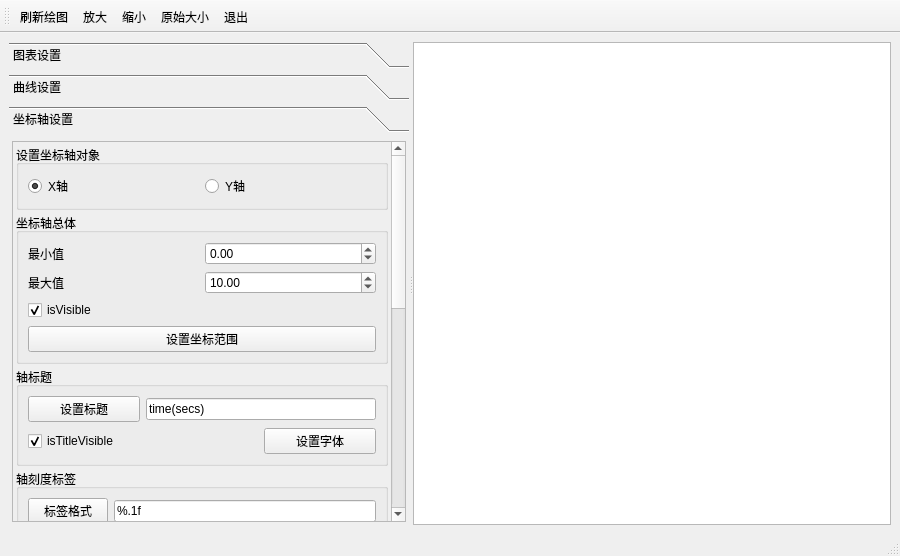
<?xml version="1.0" encoding="UTF-8"?>
<ui version="4.0">
 <class>MainWindow</class>
 <widget class="QMainWindow" name="MainWindow">
  <property name="geometry">
   <rect>
    <x>0</x>
    <y>0</y>
    <width>900</width>
    <height>556</height>
   </rect>
  </property>
  <property name="windowTitle">
   <string>MainWindow</string>
  </property>
  <widget class="QWidget" name="centralwidget">
   <layout class="QHBoxLayout" name="horizontalLayout">
    <item>
     <widget class="QSplitter" name="splitter">
      <property name="orientation">
       <enum>Qt::Horizontal</enum>
      </property>
      <widget class="QToolBox" name="toolBox">
       <property name="minimumSize">
        <size>
         <width>260</width>
         <height>0</height>
        </size>
       </property>
       <property name="maximumSize">
        <size>
         <width>400</width>
         <height>16777215</height>
        </size>
       </property>
       <property name="frameShape">
        <enum>QFrame::NoFrame</enum>
       </property>
       <property name="currentIndex">
        <number>2</number>
       </property>
       <widget class="QWidget" name="page">
        <property name="geometry">
         <rect>
          <x>0</x>
          <y>0</y>
          <width>400</width>
          <height>370</height>
         </rect>
        </property>
        <attribute name="icon">
         <iconset resource="res.qrc">
          <normaloff>:/images/images/3.ico</normaloff>:/images/images/3.ico</iconset>
        </attribute>
        <attribute name="label">
         <string>图表设置</string>
        </attribute>
        <layout class="QVBoxLayout" name="verticalLayout_5">
         <property name="spacing">
          <number>3</number>
         </property>
         <property name="leftMargin">
          <number>3</number>
         </property>
         <property name="topMargin">
          <number>3</number>
         </property>
         <property name="rightMargin">
          <number>3</number>
         </property>
         <property name="bottomMargin">
          <number>3</number>
         </property>
         <item>
          <widget class="QScrollArea" name="scrollArea_2">
           <property name="widgetResizable">
            <bool>true</bool>
           </property>
           <widget class="QWidget" name="scrollAreaWidgetContents_2">
            <property name="geometry">
             <rect>
              <x>0</x>
              <y>-163</y>
              <width>371</width>
              <height>525</height>
             </rect>
            </property>
            <layout class="QVBoxLayout" name="verticalLayout_4">
             <item>
              <widget class="QGroupBox" name="groupBox">
               <property name="title">
                <string>标题</string>
               </property>
               <layout class="QGridLayout" name="gridLayout_2">
                <item row="0" column="0">
                 <widget class="QLineEdit" name="editTitle"/>
                </item>
                <item row="0" column="1">
                 <widget class="QPushButton" name="btnSetTitle">
                  <property name="toolTip">
                   <string>设置标题文字</string>
                  </property>
                  <property name="text">
                   <string>设置</string>
                  </property>
                 </widget>
                </item>
                <item row="1" column="0" colspan="2">
                 <widget class="QPushButton" name="btnSetTitleFont">
                  <property name="text">
                   <string>设置标题字体</string>
                  </property>
                 </widget>
                </item>
               </layout>
              </widget>
             </item>
             <item>
              <widget class="QGroupBox" name="groupBox_4">
               <property name="title">
                <string>图例</string>
               </property>
               <layout class="QGridLayout" name="gridLayout_9">
                <item row="0" column="0">
                 <widget class="QRadioButton" name="radioButton">
                  <property name="text">
                   <string>上方</string>
                  </property>
                  <property name="checked">
                   <bool>true</bool>
                  </property>
                 </widget>
                </item>
                <item row="0" column="1">
                 <widget class="QRadioButton" name="radioButton_2">
                  <property name="text">
                   <string>下方</string>
                  </property>
                 </widget>
                </item>
                <item row="1" column="0">
                 <widget class="QRadioButton" name="radioButton_3">
                  <property name="text">
                   <string>左侧</string>
                  </property>
                 </widget>
                </item>
                <item row="1" column="1">
                 <widget class="QRadioButton" name="radioButton_4">
                  <property name="text">
                   <string>右侧</string>
                  </property>
                 </widget>
                </item>
                <item row="2" column="0">
                 <widget class="QCheckBox" name="chkLegendVisible">
                  <property name="text">
                   <string>图例可见</string>
                  </property>
                  <property name="checked">
                   <bool>true</bool>
                  </property>
                 </widget>
                </item>
                <item row="2" column="1">
                 <widget class="QCheckBox" name="chkBoxLegendBackground">
                  <property name="text">
                   <string>背景可见</string>
                  </property>
                 </widget>
                </item>
                <item row="3" column="0">
                 <widget class="QPushButton" name="btnLegendFont">
                  <property name="text">
                   <string>字体</string>
                  </property>
                 </widget>
                </item>
                <item row="3" column="1">
                 <widget class="QPushButton" name="btnLegendlabelColor">
                  <property name="text">
                   <string>标签颜色</string>
                  </property>
                 </widget>
                </item>
               </layout>
              </widget>
             </item>
             <item>
              <widget class="QGroupBox" name="groupBox_2">
               <property name="title">
                <string>边距</string>
               </property>
               <layout class="QGridLayout" name="gridLayout">
                <item row="0" column="0">
                 <widget class="QLabel" name="label">
                  <property name="text">
                   <string>左边距</string>
                  </property>
                  <property name="alignment">
                   <set>Qt::AlignCenter</set>
                  </property>
                 </widget>
                </item>
                <item row="0" column="1">
                 <widget class="QSpinBox" name="spinMarginLeft">
                  <property name="minimum">
                   <number>10</number>
                  </property>
                  <property name="maximum">
                   <number>500</number>
                  </property>
                 </widget>
                </item>
                <item row="1" column="0">
                 <widget class="QLabel" name="label_2">
                  <property name="text">
                   <string>右边距</string>
                  </property>
                  <property name="alignment">
                   <set>Qt::AlignCenter</set>
                  </property>
                 </widget>
                </item>
                <item row="1" column="1">
                 <widget class="QSpinBox" name="spinMarginRight">
                  <property name="minimum">
                   <number>10</number>
                  </property>
                  <property name="maximum">
                   <number>500</number>
                  </property>
                 </widget>
                </item>
                <item row="2" column="0">
                 <widget class="QLabel" name="label_3">
                  <property name="text">
                   <string>上边距</string>
                  </property>
                  <property name="alignment">
                   <set>Qt::AlignCenter</set>
                  </property>
                 </widget>
                </item>
                <item row="2" column="1">
                 <widget class="QSpinBox" name="spinMarginTop">
                  <property name="minimum">
                   <number>10</number>
                  </property>
                  <property name="maximum">
                   <number>500</number>
                  </property>
                 </widget>
                </item>
                <item row="3" column="0">
                 <widget class="QLabel" name="label_4">
                  <property name="text">
                   <string>下边距</string>
                  </property>
                  <property name="alignment">
                   <set>Qt::AlignCenter</set>
                  </property>
                 </widget>
                </item>
                <item row="3" column="1">
                 <widget class="QSpinBox" name="spinMarginBottom">
                  <property name="minimum">
                   <number>10</number>
                  </property>
                  <property name="maximum">
                   <number>500</number>
                  </property>
                 </widget>
                </item>
                <item row="4" column="0" colspan="2">
                 <widget class="QPushButton" name="btnSetMargin">
                  <property name="text">
                   <string>设置边距</string>
                  </property>
                 </widget>
                </item>
               </layout>
              </widget>
             </item>
             <item>
              <widget class="QGroupBox" name="groupBox_15">
               <property name="title">
                <string>动画效果</string>
               </property>
               <layout class="QGridLayout" name="gridLayout_10">
                <item row="0" column="0">
                 <widget class="QLabel" name="label_6">
                  <property name="text">
                   <string>动画效果</string>
                  </property>
                  <property name="alignment">
                   <set>Qt::AlignCenter</set>
                  </property>
                 </widget>
                </item>
                <item row="0" column="1">
                 <widget class="QComboBox" name="cBoxAnimation">
                  <item>
                   <property name="text">
                    <string>NoAnimation</string>
                   </property>
                  </item>
                  <item>
                   <property name="text">
                    <string>GridAxisAnimations</string>
                   </property>
                  </item>
                  <item>
                   <property name="text">
                    <string>SeriesAnimations</string>
                   </property>
                  </item>
                  <item>
                   <property name="text">
                    <string>AllAnimations</string>
                   </property>
                  </item>
                 </widget>
                </item>
                <item row="1" column="0">
                 <widget class="QLabel" name="label_8">
                  <property name="text">
                   <string>主  题</string>
                  </property>
                  <property name="alignment">
                   <set>Qt::AlignCenter</set>
                  </property>
                 </widget>
                </item>
                <item row="1" column="1">
                 <widget class="QComboBox" name="cBoxTheme">
                  <item>
                   <property name="text">
                    <string>Light</string>
                   </property>
                  </item>
                  <item>
                   <property name="text">
                    <string>BlueCerulean</string>
                   </property>
                  </item>
                  <item>
                   <property name="text">
                    <string>Dark</string>
                   </property>
                  </item>
                  <item>
                   <property name="text">
                    <string>BrownSand</string>
                   </property>
                  </item>
                  <item>
                   <property name="text">
                    <string>BlueNcs</string>
                   </property>
                  </item>
                  <item>
                   <property name="text">
                    <string>HighContrast</string>
                   </property>
                  </item>
                  <item>
                   <property name="text">
                    <string>BlueIcy</string>
                   </property>
                  </item>
                  <item>
                   <property name="text">
                    <string>Qt</string>
                   </property>
                  </item>
                 </widget>
                </item>
               </layout>
              </widget>
             </item>
            </layout>
           </widget>
          </widget>
         </item>
        </layout>
       </widget>
       <widget class="QWidget" name="page_2">
        <property name="geometry">
         <rect>
          <x>0</x>
          <y>0</y>
          <width>400</width>
          <height>370</height>
         </rect>
        </property>
        <attribute name="icon">
         <iconset resource="res.qrc">
          <normaloff>:/images/images/dis3.ico</normaloff>:/images/images/dis3.ico</iconset>
        </attribute>
        <attribute name="label">
         <string>曲线设置</string>
        </attribute>
        <layout class="QVBoxLayout" name="verticalLayout_10">
         <property name="spacing">
          <number>3</number>
         </property>
         <property name="leftMargin">
          <number>3</number>
         </property>
         <property name="topMargin">
          <number>3</number>
         </property>
         <property name="rightMargin">
          <number>3</number>
         </property>
         <property name="bottomMargin">
          <number>3</number>
         </property>
         <item>
          <widget class="QScrollArea" name="scrollArea_3">
           <property name="widgetResizable">
            <bool>true</bool>
           </property>
           <widget class="QWidget" name="scrollAreaWidgetContents_3">
            <property name="geometry">
             <rect>
              <x>0</x>
              <y>-79</y>
              <width>371</width>
              <height>441</height>
             </rect>
            </property>
            <layout class="QVBoxLayout" name="verticalLayout_9">
             <item>
              <widget class="QGroupBox" name="groupBox_12">
               <property name="maximumSize">
                <size>
                 <width>16777215</width>
                 <height>60</height>
                </size>
               </property>
               <property name="title">
                <string>选择操作序列</string>
               </property>
               <layout class="QHBoxLayout" name="horizontalLayout_3">
                <item>
                 <widget class="QRadioButton" name="radioSeries0">
                  <property name="text">
                   <string>Sin曲线</string>
                  </property>
                  <property name="checked">
                   <bool>true</bool>
                  </property>
                 </widget>
                </item>
                <item>
                 <widget class="QRadioButton" name="radioSeries1">
                  <property name="text">
                   <string>Cos曲线</string>
                  </property>
                 </widget>
                </item>
               </layout>
              </widget>
             </item>
             <item>
              <widget class="QGroupBox" name="groupBox_13">
               <property name="title">
                <string>曲线外观</string>
               </property>
               <layout class="QGridLayout" name="gridLayout_3">
                <item row="0" column="0">
                 <widget class="QPushButton" name="btnSeriesName">
                  <property name="text">
                   <string>序列名称</string>
                  </property>
                 </widget>
                </item>
                <item row="0" column="1">
                 <widget class="QLineEdit" name="editSeriesName">
                  <property name="text">
                   <string>Sin曲线</string>
                  </property>
                 </widget>
                </item>
                <item row="1" column="0">
                 <widget class="QCheckBox" name="chkSeriesVisible">
                  <property name="text">
                   <string>序列可见</string>
                  </property>
                  <property name="checked">
                   <bool>true</bool>
                  </property>
                 </widget>
                </item>
                <item row="1" column="1">
                 <widget class="QCheckBox" name="chkPointVisible">
                  <property name="text">
                   <string>数据点可见</string>
                  </property>
                 </widget>
                </item>
                <item row="2" column="0">
                 <widget class="QPushButton" name="btnSeriesColor">
                  <property name="text">
                   <string>曲线颜色</string>
                  </property>
                 </widget>
                </item>
                <item row="2" column="1">
                 <widget class="QPushButton" name="btnSeriesPen">
                  <property name="text">
                   <string>曲线Pen</string>
                  </property>
                 </widget>
                </item>
                <item row="3" column="0">
                 <widget class="QLabel" name="label_5">
                  <property name="text">
                   <string>透明度</string>
                  </property>
                  <property name="alignment">
                   <set>Qt::AlignCenter</set>
                  </property>
                 </widget>
                </item>
                <item row="3" column="1">
                 <widget class="QSlider" name="sliderSeriesOpacity">
                  <property name="maximum">
                   <number>10</number>
                  </property>
                  <property name="pageStep">
                   <number>2</number>
                  </property>
                  <property name="value">
                   <number>10</number>
                  </property>
                  <property name="orientation">
                   <enum>Qt::Horizontal</enum>
                  </property>
                 </widget>
                </item>
               </layout>
              </widget>
             </item>
             <item>
              <widget class="QGroupBox" name="groupBox_3">
               <property name="title">
                <string>数据点标签</string>
               </property>
               <layout class="QVBoxLayout" name="verticalLayout_7">
                <item>
                 <widget class="QCheckBox" name="chkPointLabelVisible">
                  <property name="text">
                   <string>数据点标签可见</string>
                  </property>
                 </widget>
                </item>
                <item>
                 <widget class="QPushButton" name="btnSeriesLabColor">
                  <property name="text">
                   <string>标签颜色</string>
                  </property>
                 </widget>
                </item>
                <item>
                 <widget class="QPushButton" name="btnSeriesLabFont">
                  <property name="text">
                   <string>标签字体</string>
                  </property>
                 </widget>
                </item>
                <item>
                 <widget class="QGroupBox" name="groupBox_14">
                  <property name="title">
                   <string>标签格式</string>
                  </property>
                  <layout class="QVBoxLayout" name="verticalLayout_6">
                   <item>
                    <widget class="QRadioButton" name="radioSeriesLabFormat0">
                     <property name="text">
                      <string>@yPoint</string>
                     </property>
                     <property name="checked">
                      <bool>true</bool>
                     </property>
                    </widget>
                   </item>
                   <item>
                    <widget class="QRadioButton" name="radioSeriesLabFormat1">
                     <property name="text">
                      <string>(@xPoint, @yPoint)</string>
                     </property>
                    </widget>
                   </item>
                  </layout>
                 </widget>
                </item>
               </layout>
              </widget>
             </item>
            </layout>
           </widget>
          </widget>
         </item>
        </layout>
       </widget>
       <widget class="QWidget" name="page_3">
        <property name="geometry">
         <rect>
          <x>0</x>
          <y>0</y>
          <width>400</width>
          <height>370</height>
         </rect>
        </property>
        <attribute name="icon">
         <iconset resource="res.qrc">
          <normaloff>:/images/images/39.ico</normaloff>:/images/images/39.ico</iconset>
        </attribute>
        <attribute name="label">
         <string>坐标轴设置</string>
        </attribute>
        <layout class="QVBoxLayout" name="verticalLayout_3">
         <property name="spacing">
          <number>3</number>
         </property>
         <property name="leftMargin">
          <number>3</number>
         </property>
         <property name="topMargin">
          <number>3</number>
         </property>
         <property name="rightMargin">
          <number>3</number>
         </property>
         <property name="bottomMargin">
          <number>3</number>
         </property>
         <item>
          <widget class="QScrollArea" name="scrollArea">
           <property name="verticalScrollBarPolicy">
            <enum>Qt::ScrollBarAsNeeded</enum>
           </property>
           <property name="widgetResizable">
            <bool>true</bool>
           </property>
           <widget class="QWidget" name="scrollAreaWidgetContents">
            <property name="geometry">
             <rect>
              <x>0</x>
              <y>-144</y>
              <width>371</width>
              <height>859</height>
             </rect>
            </property>
            <layout class="QVBoxLayout" name="verticalLayout_2">
             <property name="spacing">
              <number>3</number>
             </property>
             <property name="leftMargin">
              <number>3</number>
             </property>
             <property name="topMargin">
              <number>3</number>
             </property>
             <property name="rightMargin">
              <number>3</number>
             </property>
             <property name="bottomMargin">
              <number>3</number>
             </property>
             <item>
              <widget class="QGroupBox" name="groupBox_7">
               <property name="title">
                <string>设置坐标轴对象</string>
               </property>
               <layout class="QHBoxLayout" name="horizontalLayout_2">
                <item>
                 <widget class="QRadioButton" name="radioX">
                  <property name="text">
                   <string>X轴</string>
                  </property>
                  <property name="checked">
                   <bool>true</bool>
                  </property>
                 </widget>
                </item>
                <item>
                 <widget class="QRadioButton" name="radioY">
                  <property name="text">
                   <string>Y轴</string>
                  </property>
                  <property name="checked">
                   <bool>false</bool>
                  </property>
                 </widget>
                </item>
               </layout>
              </widget>
             </item>
             <item>
              <widget class="QGroupBox" name="groupBox_8">
               <property name="title">
                <string>坐标轴总体</string>
               </property>
               <layout class="QGridLayout" name="gridLayout_4">
                <item row="0" column="0">
                 <widget class="QLabel" name="label_7">
                  <property name="text">
                   <string>最小值</string>
                  </property>
                 </widget>
                </item>
                <item row="0" column="1">
                 <widget class="QDoubleSpinBox" name="spinAxisMin">
                  <property name="minimum">
                   <double>-1000.000000000000000</double>
                  </property>
                  <property name="maximum">
                   <double>1000.000000000000000</double>
                  </property>
                 </widget>
                </item>
                <item row="1" column="0">
                 <widget class="QLabel" name="label_11">
                  <property name="text">
                   <string>最大值</string>
                  </property>
                 </widget>
                </item>
                <item row="1" column="1">
                 <widget class="QDoubleSpinBox" name="spinAxisMax">
                  <property name="minimum">
                   <double>-1000.000000000000000</double>
                  </property>
                  <property name="maximum">
                   <double>1000.000000000000000</double>
                  </property>
                  <property name="value">
                   <double>10.000000000000000</double>
                  </property>
                 </widget>
                </item>
                <item row="2" column="0" colspan="2">
                 <widget class="QCheckBox" name="chkBoxVisible">
                  <property name="text">
                   <string>isVisible</string>
                  </property>
                  <property name="checked">
                   <bool>true</bool>
                  </property>
                 </widget>
                </item>
                <item row="3" column="0" colspan="2">
                 <widget class="QPushButton" name="btnSetAxisRange">
                  <property name="text">
                   <string>设置坐标范围</string>
                  </property>
                 </widget>
                </item>
               </layout>
              </widget>
             </item>
             <item>
              <widget class="QGroupBox" name="groupBox_6">
               <property name="title">
                <string>轴标题</string>
               </property>
               <layout class="QGridLayout" name="gridLayout_6">
                <item row="0" column="1" colspan="2">
                 <widget class="QLineEdit" name="editAxisTitle">
                  <property name="text">
                   <string>time(secs)</string>
                  </property>
                 </widget>
                </item>
                <item row="1" column="2">
                 <widget class="QPushButton" name="btnAxisSetTitleFont">
                  <property name="text">
                   <string>设置字体</string>
                  </property>
                 </widget>
                </item>
                <item row="0" column="0">
                 <widget class="QPushButton" name="btnAxisSetTitle">
                  <property name="text">
                   <string>设置标题</string>
                  </property>
                 </widget>
                </item>
                <item row="1" column="0" colspan="2">
                 <widget class="QCheckBox" name="chkBoxAxisTitle">
                  <property name="text">
                   <string>isTitleVisible</string>
                  </property>
                  <property name="checked">
                   <bool>true</bool>
                  </property>
                 </widget>
                </item>
               </layout>
              </widget>
             </item>
             <item>
              <widget class="QGroupBox" name="groupBox_10">
               <property name="title">
                <string>轴刻度标签</string>
               </property>
               <layout class="QGridLayout" name="gridLayout_7">
                <item row="0" column="0">
                 <widget class="QPushButton" name="pushButton">
                  <property name="text">
                   <string>标签格式</string>
                  </property>
                 </widget>
                </item>
                <item row="0" column="1">
                 <widget class="QLineEdit" name="editAxisLabelFormat">
                  <property name="text">
                   <string>%.1f</string>
                  </property>
                 </widget>
                </item>
                <item row="1" column="0">
                 <widget class="QPushButton" name="btnAxisLabelColor">
                  <property name="text">
                   <string>文字颜色</string>
                  </property>
                 </widget>
                </item>
                <item row="1" column="1">
                 <widget class="QPushButton" name="btnAxisLabelFont">
                  <property name="text">
                   <string>设置字体</string>
                  </property>
                 </widget>
                </item>
                <item row="2" column="0" colspan="2">
                 <widget class="QCheckBox" name="chkBoxLabelsVisible">
                  <property name="text">
                   <string>labelsVisible</string>
                  </property>
                  <property name="checked">
                   <bool>true</bool>
                  </property>
                 </widget>
                </item>
               </layout>
              </widget>
             </item>
             <item>
              <widget class="QGroupBox" name="groupBox_11">
               <property name="title">
                <string>GridLine</string>
               </property>
               <layout class="QVBoxLayout" name="verticalLayout">
                <item>
                 <widget class="QCheckBox" name="chkGridLineVisible">
                  <property name="text">
                   <string>isGridLineVisible</string>
                  </property>
                  <property name="checked">
                   <bool>true</bool>
                  </property>
                 </widget>
                </item>
                <item>
                 <widget class="QPushButton" name="btnGridLineColor">
                  <property name="text">
                   <string>gridLineColor</string>
                  </property>
                 </widget>
                </item>
                <item>
                 <widget class="QPushButton" name="pushButton_10">
                  <property name="text">
                   <string>gridLinePen</string>
                  </property>
                 </widget>
                </item>
               </layout>
              </widget>
             </item>
             <item>
              <widget class="QGroupBox" name="groupBox_9">
               <property name="title">
                <string>Axis and Ticks</string>
               </property>
               <layout class="QGridLayout" name="gridLayout_5">
                <item row="3" column="0" colspan="2">
                 <widget class="QPushButton" name="btnAxisLinePenColor">
                  <property name="text">
                   <string>linePenColor</string>
                  </property>
                 </widget>
                </item>
                <item row="0" column="1">
                 <widget class="QSpinBox" name="spinTickCount">
                  <property name="minimum">
                   <number>1</number>
                  </property>
                  <property name="maximum">
                   <number>1000</number>
                  </property>
                  <property name="value">
                   <number>10</number>
                  </property>
                 </widget>
                </item>
                <item row="1" column="0" colspan="2">
                 <widget class="QCheckBox" name="chkAxisLineVisible">
                  <property name="text">
                   <string>isLineVisible</string>
                  </property>
                  <property name="checked">
                   <bool>true</bool>
                  </property>
                 </widget>
                </item>
                <item row="0" column="0">
                 <widget class="QLabel" name="label_9">
                  <property name="text">
                   <string>Tick个数</string>
                  </property>
                  <property name="alignment">
                   <set>Qt::AlignCenter</set>
                  </property>
                 </widget>
                </item>
                <item row="2" column="0" colspan="2">
                 <widget class="QPushButton" name="btnAxisLinePen">
                  <property name="text">
                   <string>linePen</string>
                  </property>
                 </widget>
                </item>
               </layout>
              </widget>
             </item>
             <item>
              <widget class="QGroupBox" name="groupBox_5">
               <property name="title">
                <string>MinorTick</string>
               </property>
               <layout class="QGridLayout" name="gridLayout_8">
                <item row="0" column="0">
                 <widget class="QLabel" name="label_10">
                  <property name="text">
                   <string>MinorTick个数</string>
                  </property>
                  <property name="alignment">
                   <set>Qt::AlignCenter</set>
                  </property>
                 </widget>
                </item>
                <item row="0" column="1">
                 <widget class="QSpinBox" name="spinMinorTickCount">
                  <property name="value">
                   <number>4</number>
                  </property>
                 </widget>
                </item>
                <item row="1" column="0" colspan="2">
                 <widget class="QCheckBox" name="chkMinorTickVisible">
                  <property name="text">
                   <string>isMinorGridLineVisible</string>
                  </property>
                 </widget>
                </item>
                <item row="2" column="0" colspan="2">
                 <widget class="QPushButton" name="btnMinorColor">
                  <property name="text">
                   <string>minorGridLineColor</string>
                  </property>
                 </widget>
                </item>
                <item row="3" column="0" colspan="2">
                 <widget class="QPushButton" name="btnMinorPen">
                  <property name="text">
                   <string>minorGridLinePen</string>
                  </property>
                 </widget>
                </item>
               </layout>
              </widget>
             </item>
            </layout>
           </widget>
          </widget>
         </item>
        </layout>
       </widget>
      </widget>
      <widget class="QChartView" name="chartView"/>
     </widget>
    </item>
   </layout>
  </widget>
  <widget class="QStatusBar" name="statusbar"/>
  <widget class="QToolBar" name="toolBar">
   <property name="windowTitle">
    <string>toolBar</string>
   </property>
   <property name="toolButtonStyle">
    <enum>Qt::ToolButtonTextUnderIcon</enum>
   </property>
   <attribute name="toolBarArea">
    <enum>TopToolBarArea</enum>
   </attribute>
   <attribute name="toolBarBreak">
    <bool>false</bool>
   </attribute>
   <addaction name="actDraw"/>
   <addaction name="actZoomIn"/>
   <addaction name="actZoomOut"/>
   <addaction name="actZoomReset"/>
   <addaction name="actQuit"/>
  </widget>
  <action name="actDraw">
   <property name="icon">
    <iconset resource="res.qrc">
     <normaloff>:/images/images/828.bmp</normaloff>:/images/images/828.bmp</iconset>
   </property>
   <property name="text">
    <string>刷新绘图</string>
   </property>
   <property name="toolTip">
    <string>刷新绘图</string>
   </property>
  </action>
  <action name="actQuit">
   <property name="icon">
    <iconset resource="res.qrc">
     <normaloff>:/images/images/132.bmp</normaloff>:/images/images/132.bmp</iconset>
   </property>
   <property name="text">
    <string>退出</string>
   </property>
   <property name="toolTip">
    <string>退出</string>
   </property>
  </action>
  <action name="actZoomIn">
   <property name="icon">
    <iconset resource="res.qrc">
     <normaloff>:/images/images/418.bmp</normaloff>:/images/images/418.bmp</iconset>
   </property>
   <property name="text">
    <string>放大</string>
   </property>
   <property name="toolTip">
    <string>放大</string>
   </property>
  </action>
  <action name="actZoomOut">
   <property name="icon">
    <iconset resource="res.qrc">
     <normaloff>:/images/images/416.bmp</normaloff>:/images/images/416.bmp</iconset>
   </property>
   <property name="text">
    <string>缩小</string>
   </property>
   <property name="toolTip">
    <string>缩小</string>
   </property>
  </action>
  <action name="actZoomReset">
   <property name="icon">
    <iconset resource="res.qrc">
     <normaloff>:/images/images/414.bmp</normaloff>:/images/images/414.bmp</iconset>
   </property>
   <property name="text">
    <string>原始大小</string>
   </property>
   <property name="toolTip">
    <string>还原为原始大小</string>
   </property>
  </action>
 </widget>
 <customwidgets>
  <customwidget>
   <class>QChartView</class>
   <extends>QGraphicsView</extends>
   <header location="global">D:\install\Qt\5.14.2\mingw73_64\include\QtCharts\qchartview.h</header>
  </customwidget>
 </customwidgets>
 <resources>
  <include location="res.qrc"/>
 </resources>
 <connections>
  <connection>
   <sender>actQuit</sender>
   <signal>triggered()</signal>
   <receiver>MainWindow</receiver>
   <slot>close()</slot>
   <hints>
    <hint type="sourcelabel">
     <x>-1</x>
     <y>-1</y>
    </hint>
    <hint type="destinationlabel">
     <x>399</x>
     <y>299</y>
    </hint>
   </hints>
  </connection>
 </connections>
</ui>
